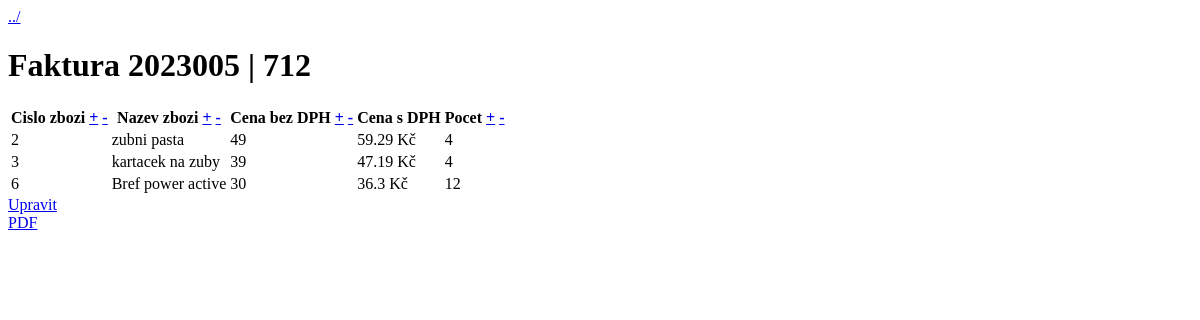
The page /faktura.php?id=2023005 on the database as committed earlier.
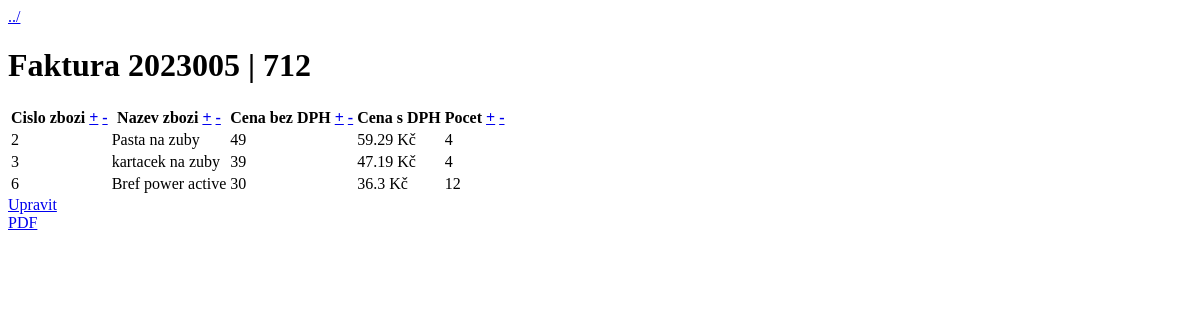
The same page on the database as committed later.
### tables this page shows
CREATE TABLE `faktura_zbozi` (
  `id` int NOT NULL AUTO_INCREMENT,
  `faktura_id` int NOT NULL,
  `zbozi_id` smallint NOT NULL,
  `pocet` smallint NOT NULL,
  PRIMARY KEY (`id`),
  KEY `faktura_id` (`faktura_id`),
  KEY `zbozi_id` (`zbozi_id`),
  CONSTRAINT `faktura_zbozi_ibfk_1` FOREIGN KEY (`faktura_id`) REFERENCES `faktura` (`id_fak`) ON DELETE CASCADE,
  CONSTRAINT `faktura_zbozi_ibfk_2` FOREIGN KEY (`zbozi_id`) REFERENCES `zbozi` (`id_zbozi`) ON DELETE CASCADE
);

CREATE TABLE `zbozi` (
  `id_zbozi` smallint NOT NULL AUTO_INCREMENT,
  `nazev` varchar(32) NOT NULL,
  `cena` int NOT NULL,
  PRIMARY KEY (`id_zbozi`)
);

### inc/functions.php (called while the page is built, shortened)
<?php
    function faktura($id, $pdo, $order=false, $desc=false) {
        $query = "SELECT
            id_fak, cena_fak, cena, nazev, pocet, zbozi_id, zakaznik_id
            FROM faktura
            JOIN faktura_zbozi ON id_fak = faktura_id
            JOIN zbozi ON zbozi_id = id_zbozi
            WHERE id_fak = $id";
        $query .= ";";
        $stmt = $pdo->prepare($query);
        $stmt->execute();
        $results = $stmt->fetchall(PDO::FETCH_ASSOC);
        if ($results) {
            return $results;
        }
        return false;
    }

### faktura.php (the view, shortened to what this page needs)
<?php
require_once("inc/dbh.inc.php");
require_once("inc/functions.php");
if (isset($_GET["id"])) {
    $id = $_GET["id"];
    $objednavka = faktura($id, $conn, $_GET["orderby"], $_GET["desc"]);
} else {
    header("Location: index.php");
}
?>
<!DOCTYPE html>
<html lang="en">
<head>
</head>
<body>
    <a href=<?php echo "zakaznik.php?id=" . $objednavka[0]["zakaznik_id"] ?>>../</a>
    <h1>Faktura <?php echo $objednavka[0]["id_fak"] . " | " . $objednavka[0]["cena_fak"] ?></h1>
    <div id="faktura">
        <table>
            <thead>
                <tr>
                    <th>Cislo zbozi
                        <a href="faktura.php?id=<?php echo $id ?>&orderby=zbozi_id">+</a>
                        <a href="faktura.php?id=<?php echo $id ?>&orderby=zbozi_id&desc=true">-</a>
                    </th>
                    <th>Nazev zbozi
                        <a href="faktura.php?id=<?php echo $id ?>&orderby=nazev">+</a>
                        <a href="faktura.php?id=<?php echo $id ?>&orderby=nazev&desc=true">-</a>
                    </th>
                    <th>Cena bez DPH
                        <a href="faktura.php?id=<?php echo $id ?>&orderby=cena">+</a>
                        <a href="faktura.php?id=<?php echo $id ?>&orderby=cena&desc=true">-</a>
                    </th>
                    <th>Cena s DPH</th>
                    <th>Pocet
                        <a href="faktura.php?id=<?php echo $id ?>&orderby=pocet">+</a>
                        <a href="faktura.php?id=<?php echo $id ?>&orderby=pocet&desc=true">-</a>
                    </th>
                </tr>
            </thead>
            <tbody>
                <?php foreach ($objednavka as $produkt) { ?>
                <tr>
                    <td><?php echo $produkt["zbozi_id"] ?></td>
                    <td><?php echo $produkt["nazev"] ?></td>
                    <td><?php echo $produkt["cena"] ?></td>
                    <td><?php echo strval(intval($produkt["cena"]) * 1.21) . " Kč" ?></td>
                    <td><?php echo $produkt["pocet"] ?></td>
                </tr>
                <?php } ?>
            </tbody>
        </table>
        <a href="<?php echo "upravobjednavku.php?id=".$objednavka[0]["id_fak"]?>">Upravit</a><br>
        <a href="<?php echo "pdfprint.php?id_fak=".$objednavka[0]["id_fak"]."&id_zak=".$objednavka[0]["zakaznik_id"]?>" target="blank">PDF</a>
    </div>
</body>
</html>

Rows that differ between the two databases and show on the page:
changed through a linked row, faktura_zbozi: zbozi.nazev "zubni pasta" → "Pasta na zuby"
